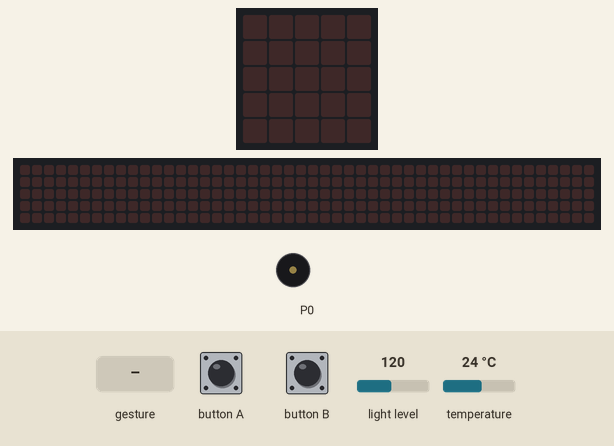
Recording of a program running on a simulated BBC micro:bit (MakeCode). Parts: the board's 5×5 LED display, a strip that is not on the board, showing the scrolling text unrolled, buzzer (waves = sounding). The test bench sets the inputs (shaded band); at power-on: light level 120, temperature 24 °C. The 48×5 strip is a reading aid, not a part: it shows the text the display is scrolling, unrolled, one strip-width of it at a time.

Above: at 1.2 s.
1.3 s: button A pressed for 0.15 s
At 1.7 s:
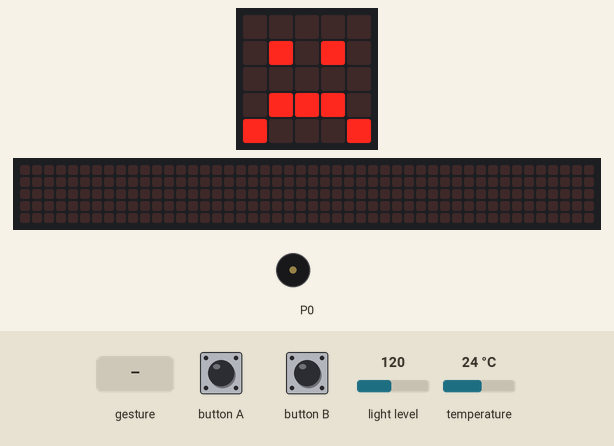
4.3 s: button B pressed for 1 s
At 5.1 s:
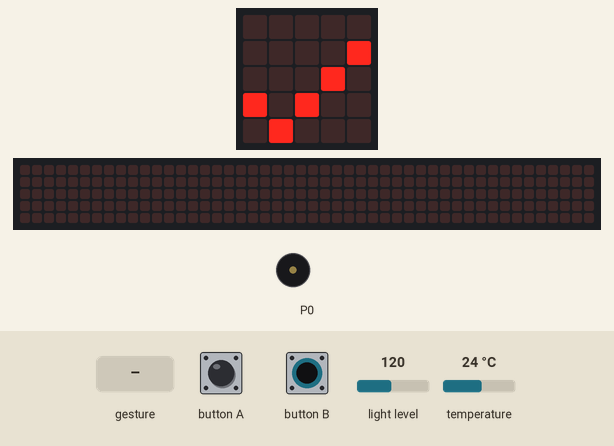
8.3 s: button A pressed for 1 s
At 9.52 s:
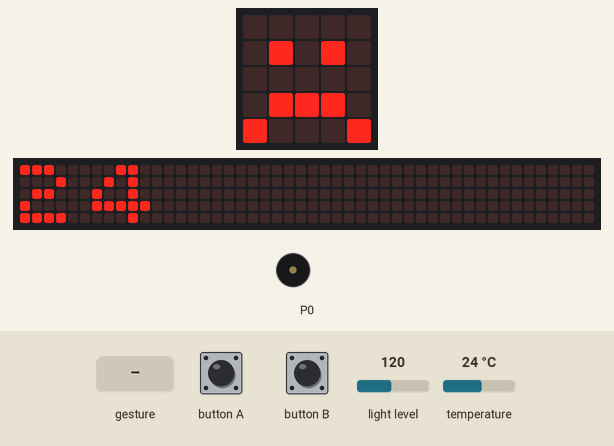
11.3 s: sound turns loud
At 12.6 s:
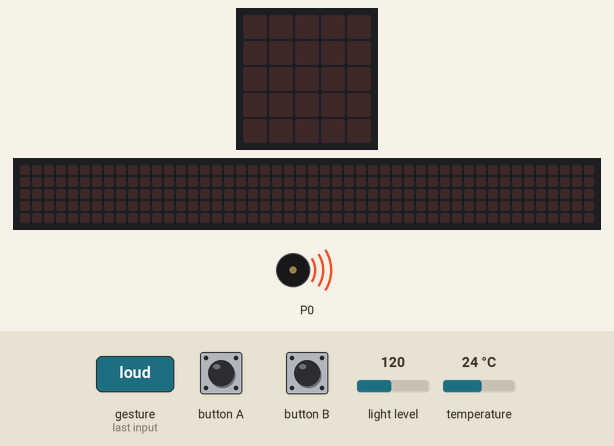
16.3 s: button A pressed for 3.2 s
At 19.45 s:
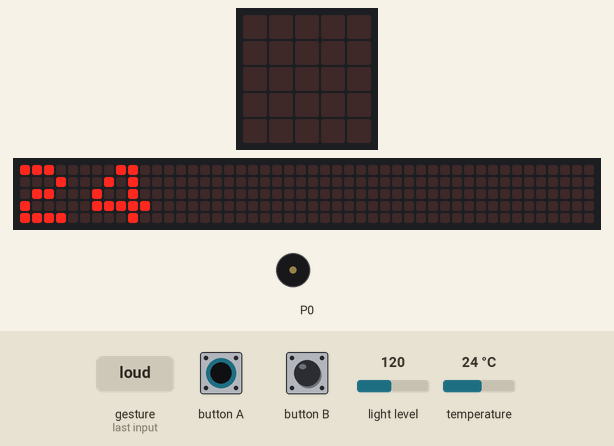
Timing chart, 0 to 20.9 s (numbered marks = the images above; inputs shaded):
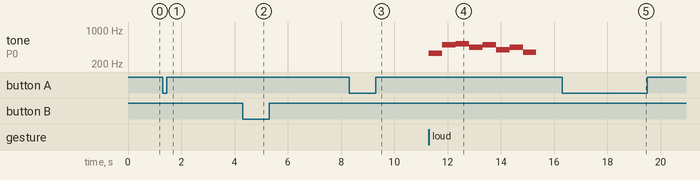

The program:

main.ts
```typescript
input.onSound(DetectedSound.Loud, function () {
    music.playMelody("E B C5 A B G A F ", 120)
    music.setVolume(140)
})
radio.setGroup(131)
basic.forever(function () {
    if (input.buttonIsPressed(Button.A)) {
        basic.showIcon(IconNames.Sad)
        basic.showNumber(input.temperature())
        basic.clearScreen()
    } else {
        if (input.buttonIsPressed(Button.B)) {
            basic.showIcon(IconNames.Yes)
            basic.showNumber(input.lightLevel())
            basic.clearScreen()
        }
        if (input.isGesture(Gesture.Shake)) {
            radio.sendString("MOVIMIENTO")
        }
    }
})
```

test.ts
```typescript
// aquí va el archivo "tests"; esto no se compilará cuando este paquete se utilice como una extensión.
```

Measured:
- after the input at 1.3 s, the display: changes at once (image 1)
- after the input at 4.3 s, the display: first differs from a run without the input after 0.33 s (image 2)
- after the input at 8.3 s, the display: first differs from a run without the input after 0.55 s (image 3 shows a later state)
- after the input at 11.3 s, tone on P0: plays 330 Hz for 0.51 s, 494 Hz for 0.51 s, 523 Hz for 0.51 s, 440 Hz for 0.51 s, 494 Hz for 0.51 s, 392 Hz for 0.51 s … (8 notes in this stretch), starting at once
- after the input at 16.3 s, the display: first changes at once (image 5 shows a later state)
- what the display in image 2 shows lasts 0.6 s, from 4.6 s to 5.2 s
